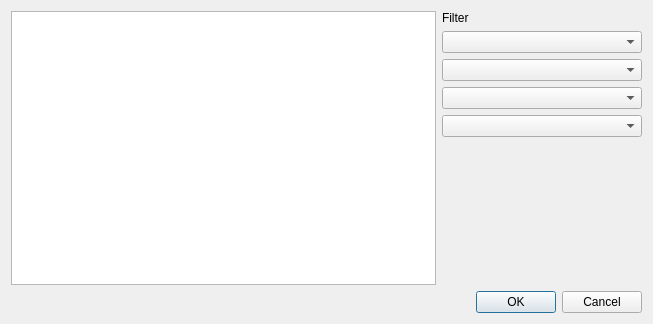
<?xml version="1.0" encoding="UTF-8"?>
<ui version="4.0">
 <class>LibraryDialog</class>
 <widget class="QDialog" name="LibraryDialog">
  <property name="geometry">
   <rect>
    <x>0</x>
    <y>0</y>
    <width>653</width>
    <height>324</height>
   </rect>
  </property>
  <property name="windowTitle">
   <string>Dialog</string>
  </property>
  <layout class="QVBoxLayout" name="verticalLayout_2">
   <item>
    <layout class="QHBoxLayout" name="horizontalLayout">
     <item>
      <widget class="QTableWidget" name="tableWidget"/>
     </item>
     <item>
      <layout class="QVBoxLayout" name="verticalLayout">
       <item>
        <widget class="QLabel" name="label">
         <property name="text">
          <string>Filter</string>
         </property>
        </widget>
       </item>
       <item>
        <widget class="QComboBox" name="comboBox">
         <property name="minimumSize">
          <size>
           <width>200</width>
           <height>0</height>
          </size>
         </property>
         <property name="currentText">
          <string/>
         </property>
        </widget>
       </item>
       <item>
        <widget class="QComboBox" name="comboBox_2"/>
       </item>
       <item>
        <widget class="QComboBox" name="comboBox_3"/>
       </item>
       <item>
        <widget class="QComboBox" name="comboBox_4"/>
       </item>
       <item>
        <spacer name="verticalSpacer">
         <property name="orientation">
          <enum>Qt::Vertical</enum>
         </property>
         <property name="sizeHint" stdset="0">
          <size>
           <width>20</width>
           <height>40</height>
          </size>
         </property>
        </spacer>
       </item>
      </layout>
     </item>
    </layout>
   </item>
   <item>
    <widget class="QDialogButtonBox" name="buttonBox">
     <property name="orientation">
      <enum>Qt::Horizontal</enum>
     </property>
     <property name="standardButtons">
      <set>QDialogButtonBox::Cancel|QDialogButtonBox::Ok</set>
     </property>
    </widget>
   </item>
  </layout>
 </widget>
 <resources/>
 <connections>
  <connection>
   <sender>buttonBox</sender>
   <signal>accepted()</signal>
   <receiver>LibraryDialog</receiver>
   <slot>accept()</slot>
   <hints>
    <hint type="sourcelabel">
     <x>248</x>
     <y>254</y>
    </hint>
    <hint type="destinationlabel">
     <x>157</x>
     <y>274</y>
    </hint>
   </hints>
  </connection>
  <connection>
   <sender>buttonBox</sender>
   <signal>rejected()</signal>
   <receiver>LibraryDialog</receiver>
   <slot>reject()</slot>
   <hints>
    <hint type="sourcelabel">
     <x>316</x>
     <y>260</y>
    </hint>
    <hint type="destinationlabel">
     <x>286</x>
     <y>274</y>
    </hint>
   </hints>
  </connection>
 </connections>
</ui>
